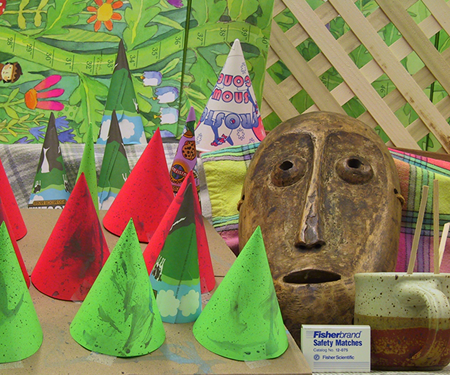
%> input picture Project_1/Inputs/Q3/left1.png, 450 x 375 px
$ octave --eval "result = CV_1('../Inputs/Q3/left1.png');"   (GNU Octave 9; MATLAB toolbox functions it lacks are replaced by stand-ins)
%> lines starting %> are read from the running program, lines starting %| are printed output that depends on the picture
function new = CV_1(fileName)
%> called with fileName = '../Inputs/Q3/left1.png'
%function [] = CV_1(fileName)

%read the image into matlab
%I= imread('lineDetect1.bmp');
I= imread(fileName);
%> I is the input picture: size 375x450x3 uint8; mean R, G, B 132.6, 130.2, 82.3
%I= imread('lineDetect3.bmp');

%convert the rgb component of the image to gray scale and extract the edges
%using canny method.
I=rgb2gray(I);
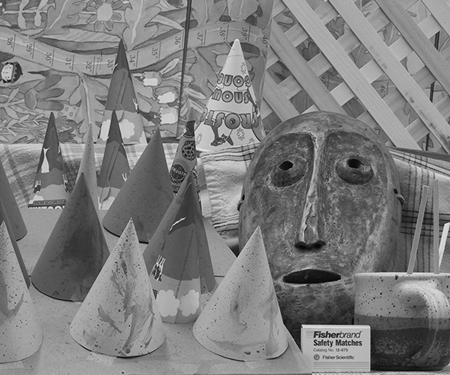
%> I: size 375x450 uint8; min 0, max 235, mean 125.5
I_edge=edge(I,'canny',.1);
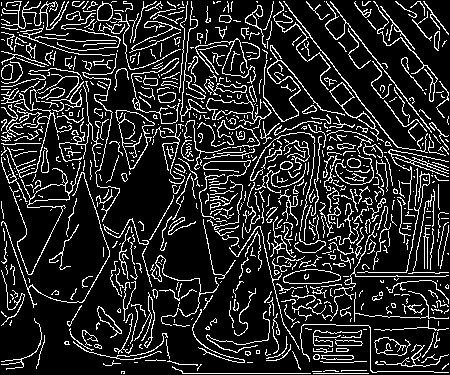
%> I_edge: size 375x450 logical; 15.7% white in thin lines or dots
%I_edge=edge(I,'canny');

%intializing variables and limiting the max_iteration to 2000
edgeset={};
max_iter=2000;
line_set={};
inliner={};
pos=[];

%forming the edgeset
for i=1:1080
    for j=1:1920
        if I_edge(i,j)==1
            edgeset{end+1}=[i,j];
        end
    end
end

q1=numel(edgeset);
%imshow(I_edge)

%initialising counters
count=0;
iter=0;
inline_nos=0;

%RANSAC algorithm
while iter<=max_iter
    q=1;
    a= edgeset{randi(q1,1)};
    %a(:,[1,2])=a(:,[2,1]);
    b= edgeset{randi(q1,1)};
    %b(:,[1,2])=b(:,[2,1]);
    a(:,[1,2])=a(:,[2,1]);
    b(:,[1,2])=b(:,[2,1]);
    dist=pdist([a;b],'euclidean');

    if dist<=100
        iter=iter+1;
        %count=count+1;
         %a(:,[1,2])=a(:,[2,1]);
         %b(:,[1,2])=b(:,[2,1]);
         a1 = a-b;
         a1(3)=0;
        %coeff=polyfit([a(1),b(1)],[a(2),b(2)],1);
        while q<q1
             c=edgeset{q};
             c(:,[1,2])=c(:,[2,1]);
             b1 = c - b;
             b1(3)=0;
             pldist=norm(cross(a1,b1))/norm(a1);
             %pldist = (c(1)-a(1))*(b(2)-a(2))-(c(2)-a(2))*(b(1)-a(1));
             dotpldist=dot(a1,b1);

                       if abs(pldist)<=1
                          c(:,[1,2])=c(:,[2,1]);
                           inliner{end+1}=c;
                           %pos(end+1)=q;
                           if (dotpldist>0 && dotpldist<(dist*dist))
                                inline_nos=inline_nos+1;


                           end
                       end


              q=q+1;

        end
         if inline_nos>=50
                        % [5 lines of commented-out code are left out]
                        line_set{end+1}=inliner;
                        inliner={};
                        inline_nos=0;
% [4 lines of commented-out code are left out]
                        q1=numel(edgeset);
         else
              inliner={};
              inline_nos=0;
              %pos=[];
         end
    end
end

%plotting the final image
img=zeros(1080,1920);
for z=1:q1
    b=edgeset{z};
    b1=b(1);
    b2=b(2);
    img(b1,b2)=1;

end
imshow(img)
hold on

for k=1:(numel(line_set))
    inl=line_set{k};
    clr=abs(rand(1,3));
    for m=1:numel(inl)
    pnt=inl{m};
    plot(pnt(2),pnt(1),'.','color',clr,'Linewidth',2)
    hold on
    end
end
    f=getframe(gcf);
    new=f.cdata;
end

% [13 lines of commented-out code are left out]


%> (the run ends here)

$ run again, on Project_1/Inputs/Q3/right1.png
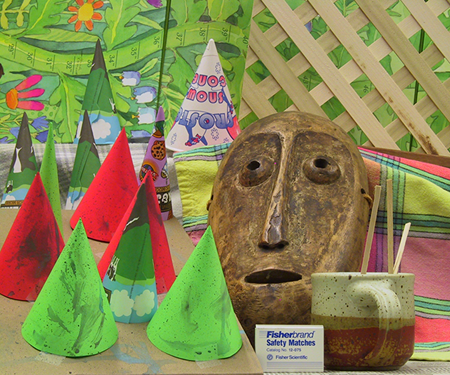
%> input picture Project_1/Inputs/Q3/right1.png, 450 x 375 px
%> in CV_1, I is the input picture: size 375x450x3 uint8; mean R, G, B 137.4, 133.3, 83.6
%> in CV_1, `I=rgb2gray(I);`:
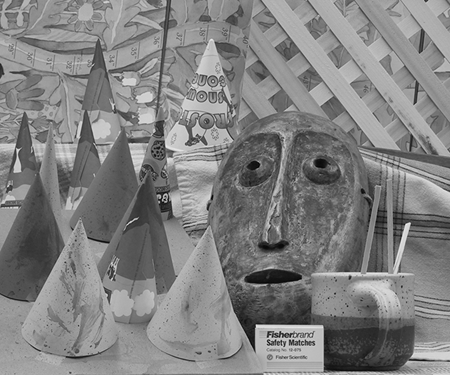
%> I: size 375x450 uint8; min 0, max 244, mean 128.9
%> in CV_1, `I_edge=edge(I,'canny',.1);`:
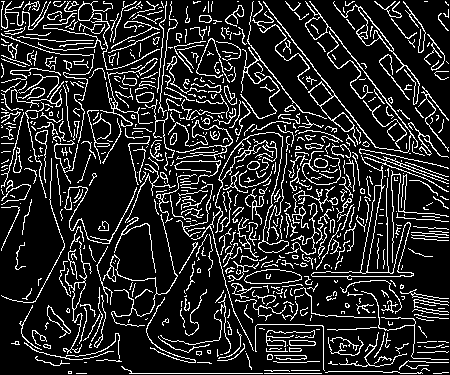
%> I_edge: size 375x450 logical; 15.7% white in thin lines or dots
